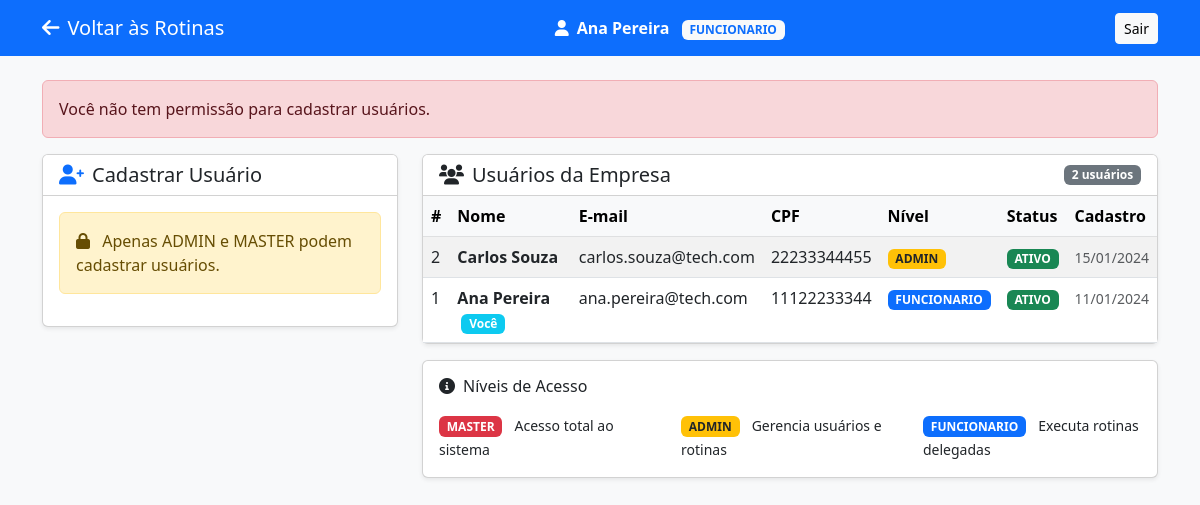
/php/cadastro_usuario.php (signed in), run on the app's committed database.
### tables this page shows
CREATE TABLE `usuario` (
  `idUsuario` int(11) NOT NULL,
  `idEmpresa` int(11) NOT NULL,
  `nome` varchar(255) NOT NULL,
  `cpf` varchar(14) NOT NULL,
  `email` varchar(255) NOT NULL,
  `senhaHash` varchar(255) NOT NULL,
  `nivel` enum('MASTER','ADMIN','FUNCIONARIO') NOT NULL,
  `status` enum('ATIVO','INATIVO','BLOQUEADO') NOT NULL DEFAULT 'ATIVO',
  `segredo2FA` varchar(255) DEFAULT NULL,
  `dataHoraInsercao` datetime DEFAULT current_timestamp()
);

### php/cadastro_usuario.php (the view, shortened to what this page needs)
<?php
require_once 'conexao.php';
$idUsuario = $_SESSION['idUsuario'];
$idEmpresa = $_SESSION['idEmpresa'];
$nivelUsuario = $_SESSION['nivel'];
$mensagem = "";
if ($nivelUsuario != 'ADMIN' && $nivelUsuario != 'MASTER') {
    $mensagem = "<div class='alert alert-danger'>Você não tem permissão para cadastrar usuários.</div>";
}
$sqlUsuarios = "
    SELECT u.*, e.nome AS nome_empresa
    FROM Usuario u
    JOIN Empresa e ON u.idEmpresa = e.idEmpresa
    WHERE u.idEmpresa = :idEmpresa
    ORDER BY u.dataHoraInsercao DESC
";
$stmt = $pdo->prepare($sqlUsuarios);
$stmt->execute([':idEmpresa' => $idEmpresa]);
$usuarios = $stmt->fetchAll(PDO::FETCH_ASSOC);
?>
<!DOCTYPE html>
<html lang="pt-br">
<head>
    <link href="https://cdn.jsdelivr.net/npm/bootstrap@5.3.0/dist/css/bootstrap.min.css" rel="stylesheet">
    <link href="https://cdnjs.cloudflare.com/ajax/libs/font-awesome/6.0.0/css/all.min.css" rel="stylesheet">
</head>
<body class="bg-light">
<nav class="navbar navbar-expand-lg navbar-dark bg-primary mb-4">
    <div class="container">
        <a class="navbar-brand" href="interface.php">
            <i class="fas fa-arrow-left me-2"></i>Voltar às Rotinas
        </a>
        <span class="text-white">
            <i class="fas fa-user me-2"></i><strong><?= $_SESSION['nome'] ?></strong>
            <span class="badge bg-light text-primary ms-2"><?= $nivelUsuario ?></span>
        </span>
        <a href="logout.php" class="btn btn-light btn-sm ms-3">Sair</a>
    </div>
</nav>
<div class="container">
    <?= $mensagem ?>
    <div class="row">
        <div class="col-md-4">
            <div class="card shadow-sm mb-4">
                <div class="card-header bg-white">
                    <h5 class="card-title mb-0">
                        <i class="fas fa-user-plus text-primary me-2"></i>Cadastrar Usuário
                    </h5>
                </div>
                <div class="card-body">
                    <?php if ($nivelUsuario == 'ADMIN' || $nivelUsuario == 'MASTER'): ?>
                    <form method="POST">
                        <input type="hidden" name="acao" value="cadastrar_usuario">
                        <div class="mb-3">
                            <label class="form-label">Nome Completo</label>
                            <input type="text" name="nome" class="form-control"
                                   placeholder="Ex: João Silva" required>
                        </div>
                        <div class="mb-3">
                            <label class="form-label">CPF</label>
                            <input type="text" name="cpf" class="form-control"
                                   placeholder="000.000.000-00"
                                   maxlength="14" required>
                        </div>
                        <div class="mb-3">
                            <label class="form-label">E-mail</label>
                            <input type="email" name="email" class="form-control"
                                   placeholder="usuario@empresa.com" required>
                        </div>
                        <div class="mb-3">
                            <label class="form-label">Senha</label>
                            <input type="password" name="senha" class="form-control"
                                   placeholder="Mínimo 6 caracteres"
                                   minlength="6" required>
                            <small class="text-muted">Mínimo 6 caracteres</small>
                        </div>
                        <div class="mb-3">
                            <label class="form-label">Nível de Acesso</label>
                            <select name="nivel" class="form-select" required>
                                <option value="FUNCIONARIO">Funcionário</option>
                                <?php if ($nivelUsuario == 'MASTER'): ?>
                                    <option value="ADMIN">Admin</option>
                                    <option value="MASTER">Master</option>
                                <?php endif; ?>
                            </select>
                            <small class="text-muted">
                                <?php if ($nivelUsuario == 'ADMIN'): ?>
                                    Você só pode criar Funcionários
                                <?php endif; ?>
                            </small>
                        </div>
                        <div class="d-grid">
                            <button type="submit" class="btn btn-primary">
                                <i class="fas fa-save me-2"></i>Cadastrar Usuário
                            </button>
                        </div>
                    </form>
                    <?php else: ?>
                        <div class="alert alert-warning">
                            <i class="fas fa-lock me-2"></i>
                            Apenas ADMIN e MASTER podem cadastrar usuários.
                        </div>
                    <?php endif; ?>
                </div>
            </div>
        </div>
        <div class="col-md-8">
            <div class="card shadow-sm">
                <div class="card-header bg-white d-flex justify-content-between align-items-center">
                    <h5 class="card-title mb-0">
                        <i class="fas fa-users me-2"></i>Usuários da Empresa
                    </h5>
                    <span class="badge bg-secondary"><?= count($usuarios) ?> usuários</span>
                </div>
                <div class="table-responsive">
                    <table class="table table-hover table-striped mb-0">
                        <thead class="table-light">
                            <tr>
                                <th>#</th>
                                <th>Nome</th>
                                <th>E-mail</th>
                                <th>CPF</th>
                                <th>Nível</th>
                                <th>Status</th>
                                <th>Cadastro</th>
                            </tr>
                        </thead>
                        <tbody>
                        <?php if ($usuarios): ?>
                            <?php foreach ($usuarios as $u): ?>
                                <tr>
                                    <td><?= $u['idUsuario'] ?></td>
                                    <td>
                                        <strong><?= htmlspecialchars($u['nome']) ?></strong>
                                        <?php if ($u['idUsuario'] == $idUsuario): ?>
                                            <span class="badge bg-info text-white ms-1">Você</span>
                                        <?php endif; ?>
                                    </td>
                                    <td><?= htmlspecialchars($u['email']) ?></td>
                                    <td><?= htmlspecialchars($u['cpf']) ?></td>
                                    <td>
                                        <?php
                                            $nivelClass = [
                                                'MASTER' => 'bg-danger',
                                                'ADMIN' => 'bg-warning text-dark',
                                                'FUNCIONARIO' => 'bg-primary'
                                            ][$u['nivel']] ?? 'bg-secondary';
                                        ?>
                                        <span class="badge <?= $nivelClass ?>"><?= $u['nivel'] ?></span>
                                    </td>
                                    <td>
                                        <?php
                                            $statusClass = [
                                                'ATIVO' => 'bg-success',
                                                'INATIVO' => 'bg-secondary',
                                                'BLOQUEADO' => 'bg-danger'
                                            ][$u['status']] ?? 'bg-secondary';
                                        ?>
                                        <span class="badge <?= $statusClass ?>"><?= $u['status'] ?></span>
                                    </td>
                                    <td>
                                        <small class="text-muted">
                                            <?= date('d/m/Y', strtotime($u['dataHoraInsercao'])) ?>
                                        </small>
                                    </td>
                                </tr>
                            <?php endforeach; ?>
                        <?php endif; ?>
                        </tbody>
                    </table>
                </div>
            </div>
            <div class="card shadow-sm mt-3">
                <div class="card-body">
                    <h6 class="mb-3"><i class="fas fa-info-circle me-2"></i>Níveis de Acesso</h6>
                    <div class="row">
                        <div class="col-md-4">
                            <span class="badge bg-danger me-2">MASTER</span>
                            <small>Acesso total ao sistema</small>
                        </div>
                        <div class="col-md-4">
                            <span class="badge bg-warning text-dark me-2">ADMIN</span>
                            <small>Gerencia usuários e rotinas</small>
                        </div>
                        <div class="col-md-4">
                            <span class="badge bg-primary me-2">FUNCIONARIO</span>
                            <small>Executa rotinas delegadas</small>
                        </div>
                    </div>
                </div>
            </div>
        </div>
    </div>
</div>
</body>
</html>

### data on the page
usuario: idUsuario "2", nome "Carlos Souza", email "carlos.souza@tech.com", cpf "22233344455", nivel "ADMIN", status "ATIVO", dataHoraInsercao "15/01/2024"
usuario: idUsuario "1", nome "Ana Pereira", shows "Você", email "ana.pereira@tech.com", cpf "11122233344", nivel "FUNCIONARIO", status "ATIVO", dataHoraInsercao "11/01/2024"

### other printed values
$_SESSION['nome'] "Ana Pereira"
$nivelUsuario "FUNCIONARIO"
count($usuarios) "2"
